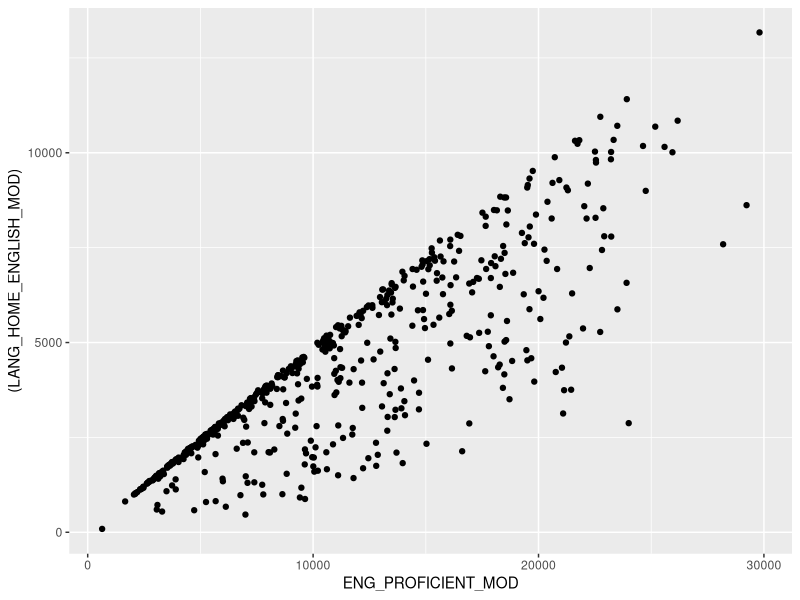
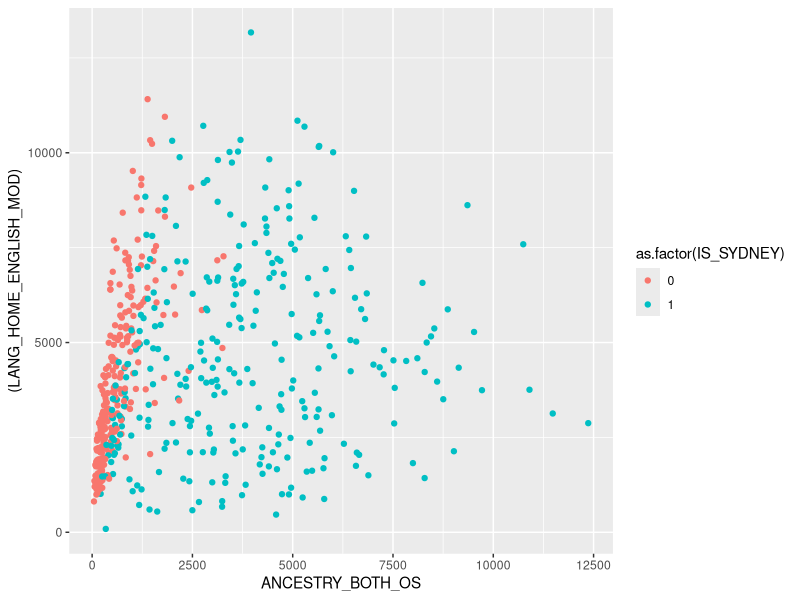
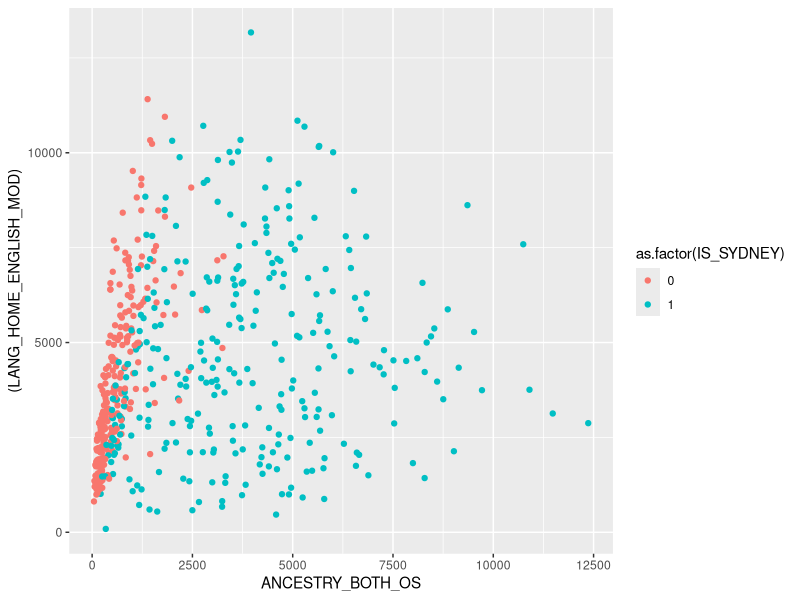
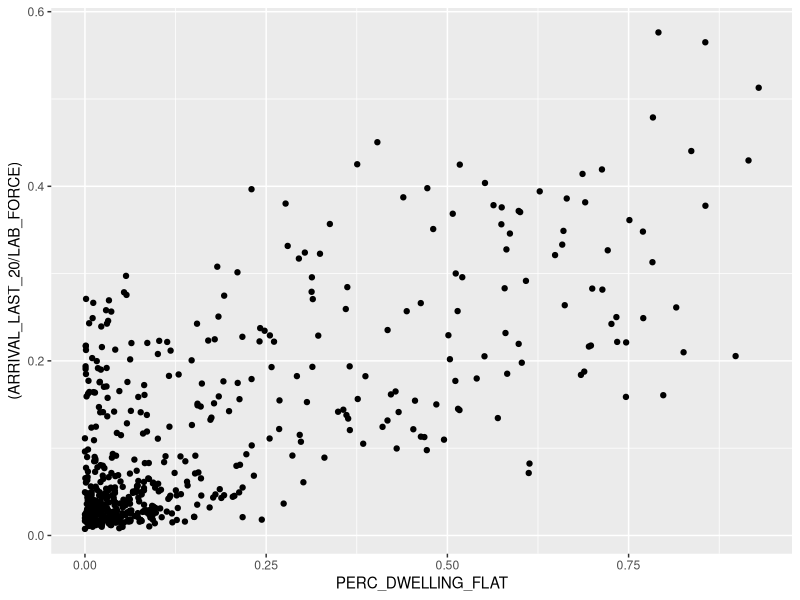
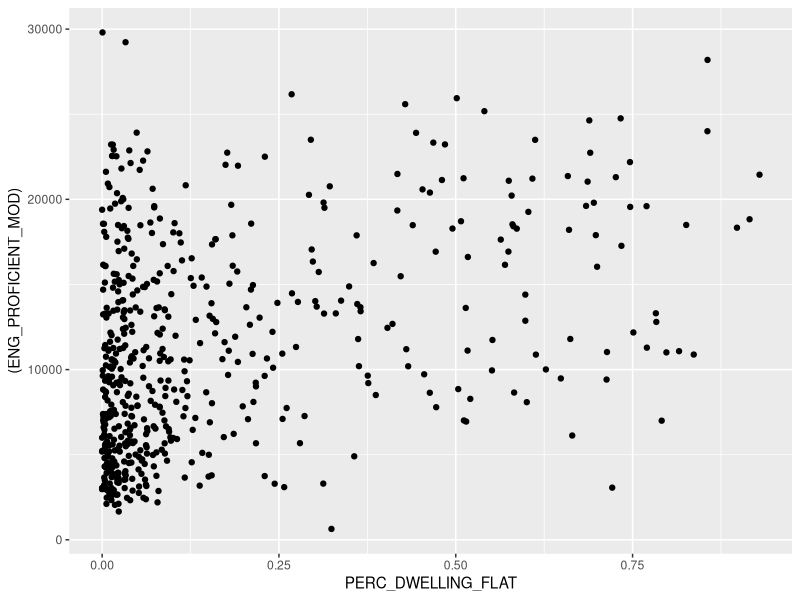
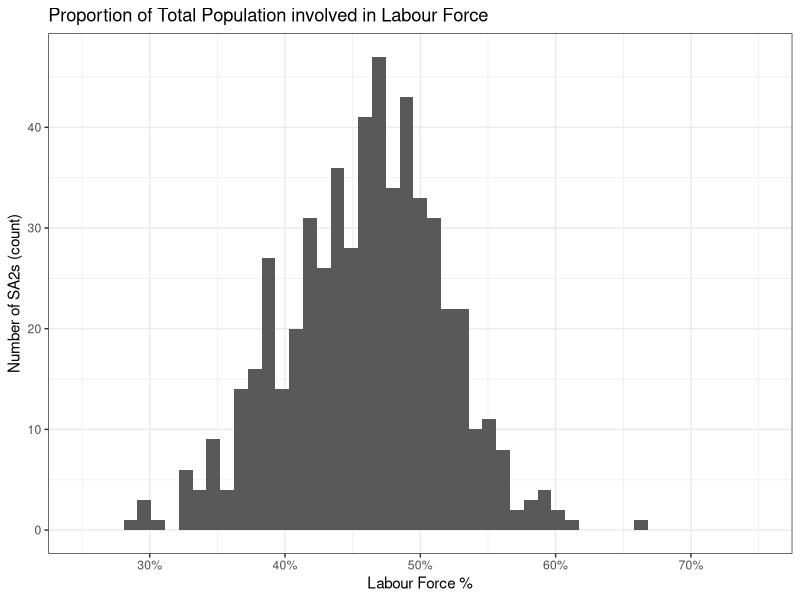

Write the R code that produced these figures, in order.
library(tidyverse)

#getwd()
setwd(dirname(rstudioapi::getActiveDocumentContext()$path))

model_data <- read_csv("../Data Files/Model_Data.csv")

glimpse(model_data)

# Time since arrival in Australia - shows some interesting patterns that migrants tend to congregate and spread out over time

# English Proficiency v Language At Home - seriously correlated
model_data %>% 
  ggplot() +
  geom_point(aes(x = ENG_PROFICIENT_MOD, y = (LANG_HOME_ENGLISH_MOD)))

# Language at Home and Both Parents Born Overseas
model_data %>% 
  ggplot() +
  geom_point(aes(x = ANCESTRY_BOTH_OS , y = (LANG_HOME_ENGLISH_MOD), colour = as.factor(IS_SYDNEY)))

model_data %>% 
  ggplot() +
  geom_point(aes(x = ANCESTRY_BOTH_OS , y = (LANG_HOME_ENGLISH_MOD), colour = as.factor(IS_SYDNEY)))

#
model_data %>% 
  ggplot() +
  geom_point(aes(x = PERC_DWELLING_FLAT , y = (ARRIVAL_LAST_20/LAB_FORCE)))

model_data %>% 
  ggplot() +
  geom_point(aes(x = PERC_DWELLING_FLAT , y = (ENG_PROFICIENT_MOD)))

# Labour Force
model_data %>% 
  ggplot() +
  geom_histogram(aes(x = LAB_FORCE/TOTAL_POP), bins = 50) +
  ggtitle("Proportion of Total Population involved in Labour Force") +
  xlab("Labour Force %") + 
  ylab("Number of SA2s (count)") + 
  scale_x_continuous(labels = scales::percent, limits = c(0.25, 0.75)) +
  theme_bw()
